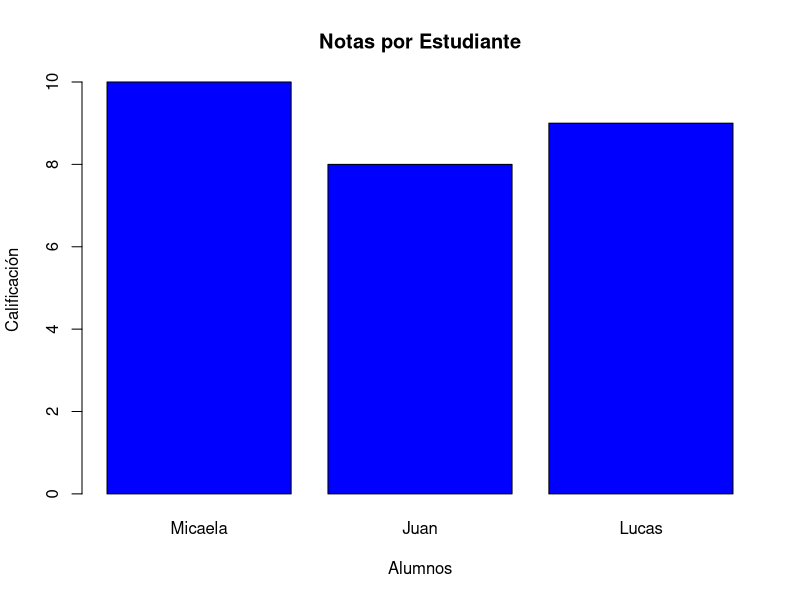

R code for this plot: (Note: this script raises an error after producing the figure.)
# Tarea 02 - R Base
# Alumna: Micaela Pagliuca

# Operaciones básicas
a <- 10
b <- 20
suma <- a + b
print(suma)

# Ejemplo de vector y promedio
notas <- c(8, 9, 7, 10, 6)
promedio <- mean(notas)
print(promedio)

datos_estudiantes <- data.frame(
  Nombre = c("Micaela", "Juan", "Lucas"),
  Edad = c(22, 25, 21),
  Nota = c(10, 8, 9)
)

dim(datos_estudiantes)
summary(datos_estudiantes)

desempeno <- factor(c("Alto", "Medio", "Alto", "Bajo"))
# Ver los niveles
levels(desempeno)

# Gráfico de barras simple con las notas
barplot(datos_estudiantes$Nota, 
        names.arg = datos_estudiantes$Nombre, 
        col = "blue", 
        main = "Notas por Estudiante",
        xlab = "Alumnos", 
        ylab = "Calificación")

# Crear una lista con diferentes tipos de objetos
mi_resumen <- list(
  titulo = "Informe de Clase",
  cantidad_alumnos = nrow(estudiantes),
  promedio_final = promedio
)

# Acceder a un elemento de la lista
print(mi_resumen$titulo)
# 1. Primero definimos el Data Frame
estudiantes <- data.frame(
  nombre = c("Mica", "Juan", "Poli", "Leo", "Santi"),
  nota = c(10, 8, 9, 7, 6)
)

# 2.calculamos el promedio
promedio <- mean(estudiantes$nota)

# 3.crear la lista
mi_resumen <- list(
  titulo = "Informe de Clase",
  cantidad_alumnos = nrow(estudiantes),
  promedio_final = promedio
)

# 4. 
print(mi_resumen)

estudiantes <- data.frame(
  nombre = c("Mica", "Juan", "Poli", "Leo", "Santi"),
  nota = c(10, 8, 9, 7, 6)
)

promedio <- mean(estudiantes$nota)

mi_resumen <- list(
  titulo = "Informe de Clase",
  cantidad_alumnos = nrow(estudiantes),
  promedio_final = promedio
)

print(mi_resumen$titulo)
print(mi_resumen)
